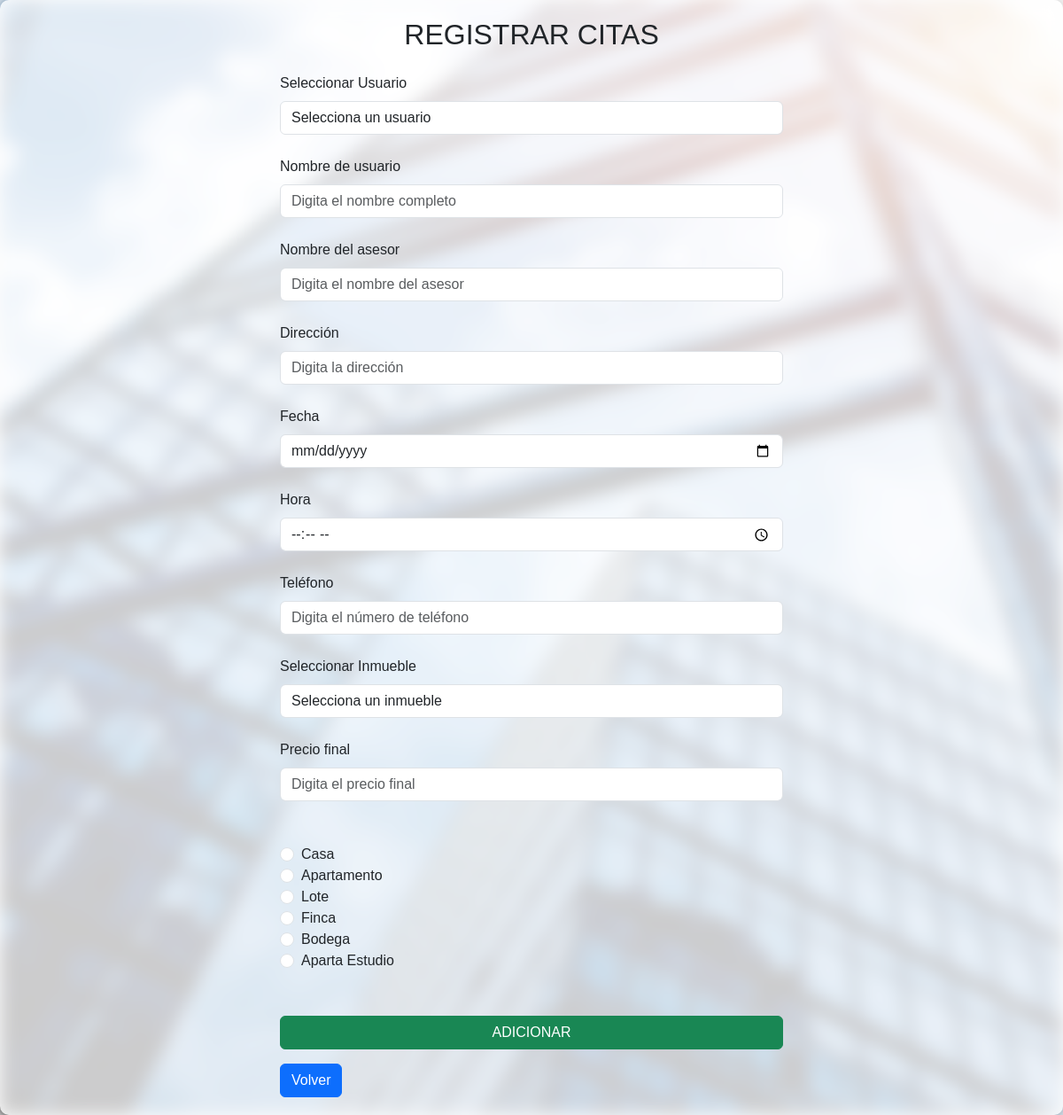
Page /crudcitas/create.php on the committed database.
### tables this page shows
CREATE TABLE `tblcategoria` (
  `IdCategoria` int(11) NOT NULL,
  `Nombres` varchar(40) NOT NULL
);

### crudcitas/create.php (the view, shortened to what this page needs)
<?php
include 'conexion.php';
?>
<!DOCTYPE html>
<html lang="es">
<head>
    <link href="https://cdn.jsdelivr.net/npm/bootstrap@5.3.2/dist/css/bootstrap.min.css" rel="stylesheet">
    <link rel="stylesheet" href="../codigo_css/crudstyles.css">
</head>
<body>
<div class="background"></div>
    <div class="container">
        <div class="row">
            <div class="col-a text-center">
                <h2>REGISTRAR CITAS</h2>
            </div>
        </div>
        <br>
        <div class="row">
            <div class="col-sm-6 offset-3">
                <form action="create.php" method="post">
                    <div>
                        <label for="usuario" class="form-label">Seleccionar Usuario</label>
                        <select class="form-control" name="usuario" required>
                            <option value="" disabled selected>Selecciona un usuario</option>
                        </select>
                    </div>
                    <br>
                    <div>
                        <label for="nombre" class="form-label">Nombre de usuario</label>
                        <input type="text" class="form-control" name="nombre" placeholder="Digita el nombre completo" required>
                    </div>
                    <br>
                    <div>
                        <label for="asesor" class="form-label">Nombre del asesor</label>
                        <input type="text" class="form-control" name="asesor" placeholder="Digita el nombre del asesor" required>
                    </div>
                    <br>
                    <div>
                        <label for="direccion" class="form-label">Dirección</label>
                        <input type="text" class="form-control" name="direccion" placeholder="Digita la dirección" required>
                    </div>
                    <br>
                    <div>
                        <label for="fecha" class="form-label">Fecha</label>
                        <input type="date" class="form-control" name="fecha" placeholder="Ingresa la fecha" required>
                    </div>
                    <br>
                    <div>
                        <label for="hora" class="form-label">Hora</label>
                        <input type="time" class="form-control" name="hora" placeholder="Ingresa la hora" required>
                    </div>
                    <br>
                    <div>
                        <label for="telefono" class="form-label">Teléfono</label>
                        <input type="number" class="form-control" name="telefono" placeholder="Digita el número de teléfono" required>
                    </div>
                    <br>
                    <div>
                        <label for="inmueble" class="form-label">Seleccionar Inmueble</label>
                        <select class="form-control" name="inmueble" required>
                            <option value="" disabled selected>Selecciona un inmueble</option>
                        </select>
                    </div>
                    <br>
                    <div>
                        <label for="precio" class="form-label">Precio final</label>
                        <input type="text" class="form-control" name="precio" placeholder="Digita el precio final" required>
                    </div>
                    <br><br>
                    <div class="form-check">
                        <?php
                        $registros = mysqli_query($con, "SELECT IdCategoria, Nombres FROM tblcategoria") or die("Problemas con el select" . mysqli_error($con));
                        while ($reg = mysqli_fetch_array($registros)) {
                            echo '<input class="form-check-input" type="radio" name="categoria" value="' . $reg['IdCategoria'] . '" id="categoria_' . $reg['IdCategoria'] . '">';
                            echo '<label class="form-check-label" for="categoria_' . $reg['IdCategoria'] . '">' . $reg['Nombres'] . '</label><br>';
                        }
                        ?>
                    </div>
                    <br><br>
                    <button type="submit" class="btn btn-success w-100" name="crear">ADICIONAR</button>
                </form>
                <a href="index.php" class="btn btn-primary mt-3">Volver</a>
            </div>
        </div>
    </div>
</body>
</html>

### codigo_css/crudstyles.css (style rules this page uses)
body, h1, h2, h3, p, ul, li, form, input, select, button { margin: 0; padding: 0; box-sizing: border-box; }
body { font-family: Arial, sans-serif; background-color: #f5f5f5; }
.background { position: fixed; top: 0; left: 0; width: 100%; height: 100%; background-image: url('../imagenes/1663700343081.jpg'); background-size: cover; background-position: center; background-repeat: no-repeat; filter: blur(10px); z-index: -1; }
.container { max-width: 1200px; margin: 0 auto; padding: 20px; background: rgba(255, 255, 255, 0.8); border-radius: 10px; box-shadow: 0 0 15px rgba(0, 0, 0, 0.2); position: relative; z-index: 1; overflow: auto; }

### rows in the picture
tblcategoria: Nombres "Casa"
tblcategoria: Nombres "Apartamento"
tblcategoria: Nombres "Lote"
tblcategoria: Nombres "Finca"
tblcategoria: Nombres "Bodega"
tblcategoria: Nombres "Aparta Estudio"
